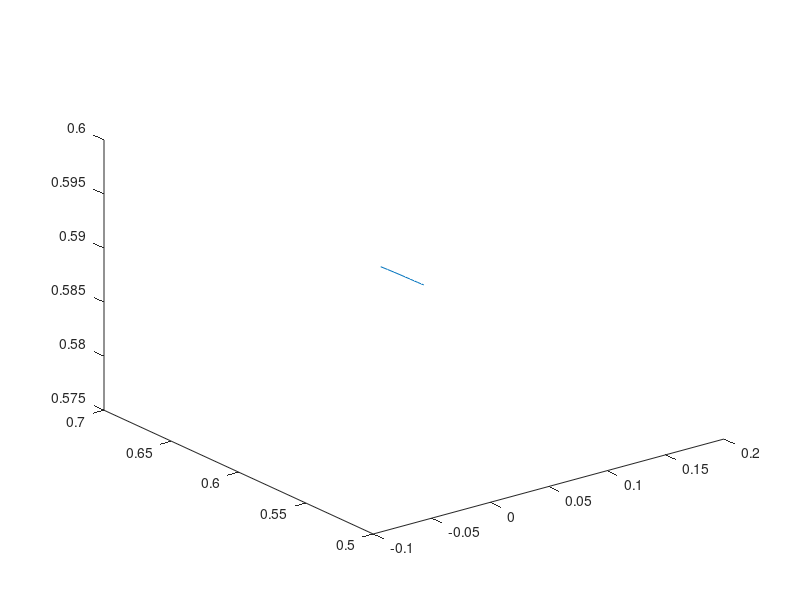

This chart was generated by the following MATLAB code:
a1 = 40;
b2 =3;
c2= 28;
n2 = 10;
x02 = -0.1;
y02 = 0.5;
z02 = 0.6;

function output = chenmultiscroll(a,b,c,x0,y0,z0,n)
	xvals = zeros(n,1);
	yvals = zeros(n,1);
	zvals = zeros(n,1);
	xvals(1) = x0 + (a*(y0-x0))/1000;
	yvals(1) = y0 + ((c-a)*x0-x0*z0+c*y0)/1000;
	zvals(1) = z0+(x0*y0-b*z0)/1000;
	for index = 2:n
		xvals(index) = xvals(index-1)+ (a*(yvals(index-1)-xvals(index-1)))/1000;
		yvals(index) = yvals(index-1)+((c-a)*xvals(index-1)-xvals(index-1)*zvals(index-1)+c*yvals(index-1))/1000; 
		zvals(index) = zvals(index-1)+(xvals(index-1)*yvals(index-1)-b*zvals(index-1))/1000;
	
	end
	xn = xvals(n);
	yn = yvals(n);
	zn = zvals(n);
	plot3(xvals,yvals,zvals);
	output = [xn, yn, zn];
end

ans = chenmultiscroll(a1,b2,c2,x02,y02,z02,n2);
disp(ans);
